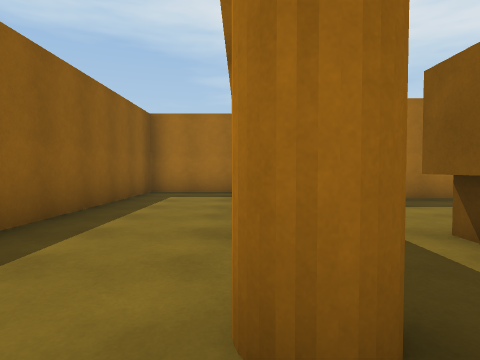
View 1 (above)

20 first-person views from a walk through a 3-D level made in the Unity game engine. The camera is 1.2 m above the floor, tilts 2° down and sees 75° across. The floor is counted in squares, 2 m on a side. Each view is taken from the middle of a square. On the plan, view 1 faces up. The plan holds only what a view shows up to about 9 squares ahead; the rest is blank. The player is left out. Some animated figures are left out.

View 2
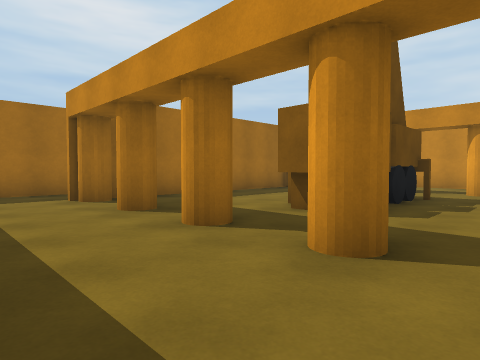

View 3
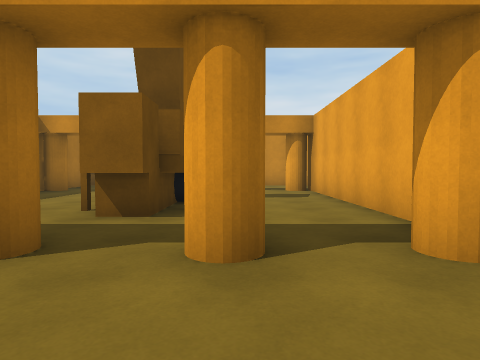

View 4
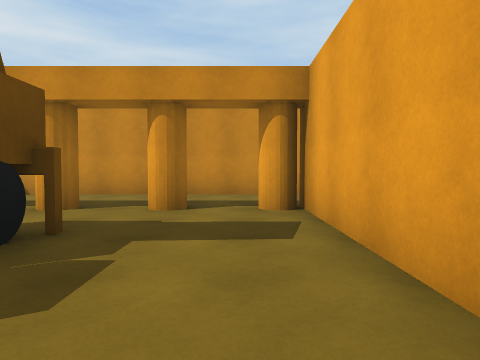

View 5
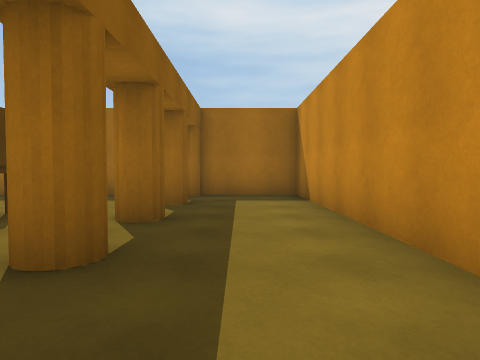

View 6
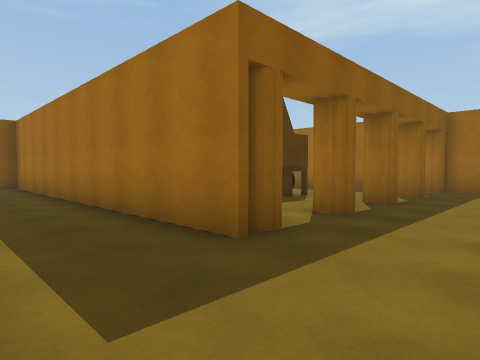

View 7
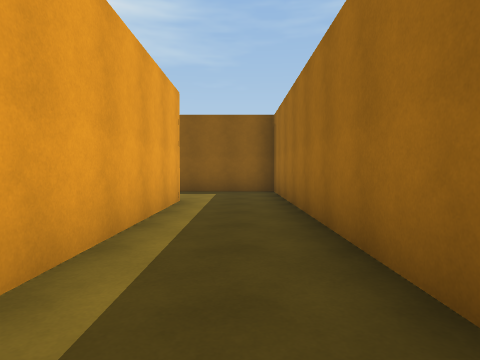

View 8
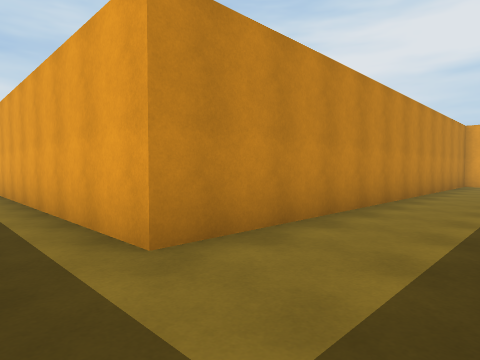

View 9
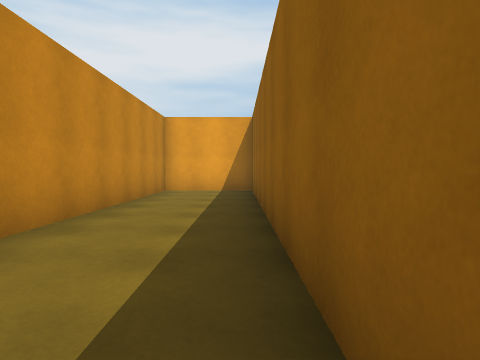

View 10
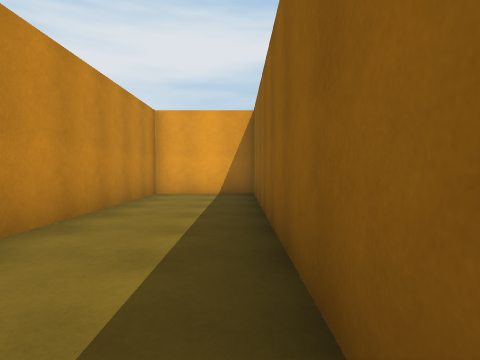

View 11
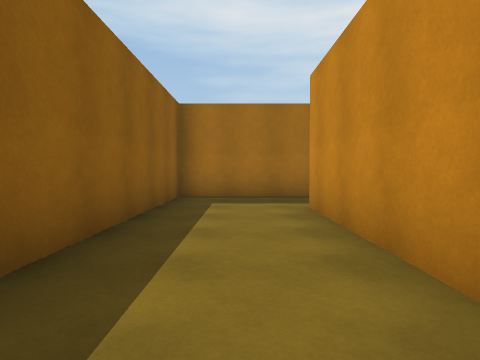

View 12
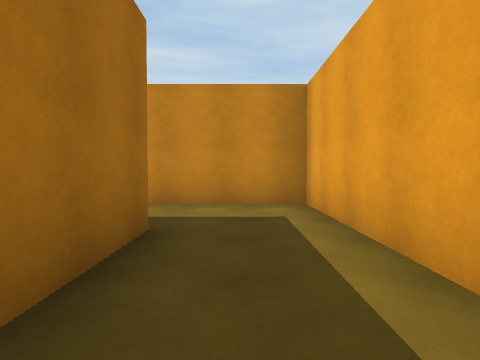

View 13
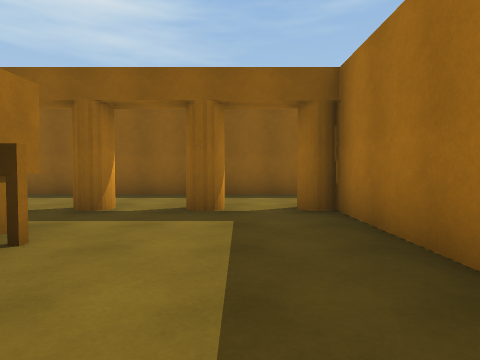

View 14
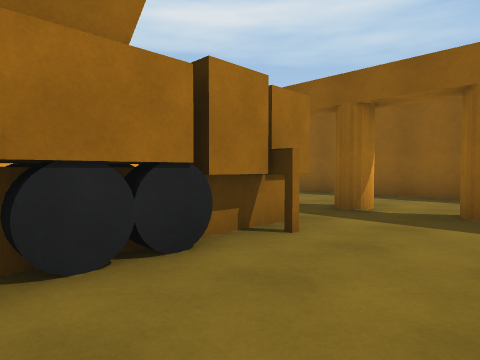

View 15
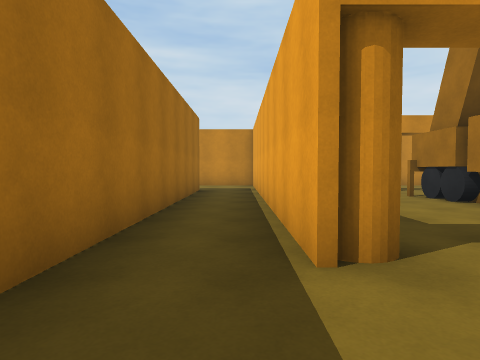

View 16
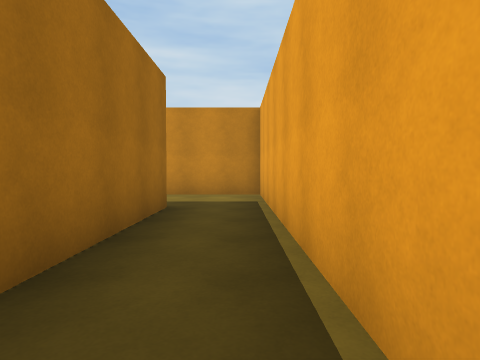

View 17
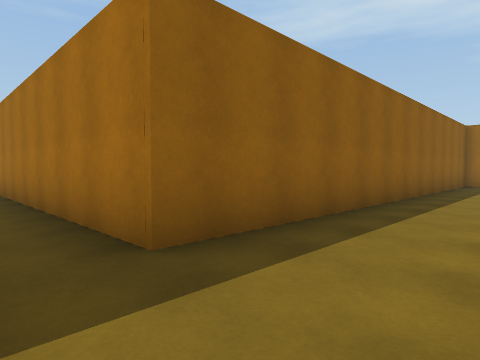

View 18
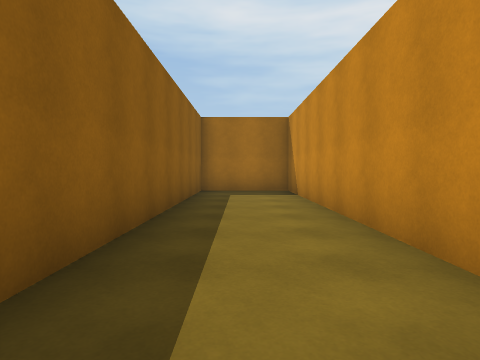

View 19
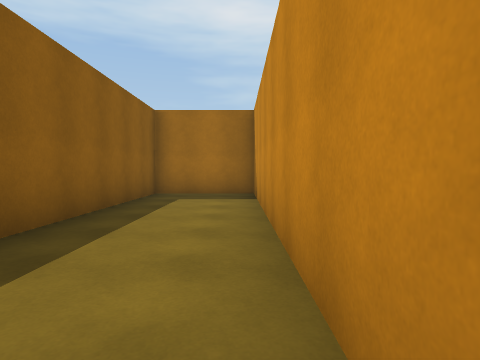

View 20
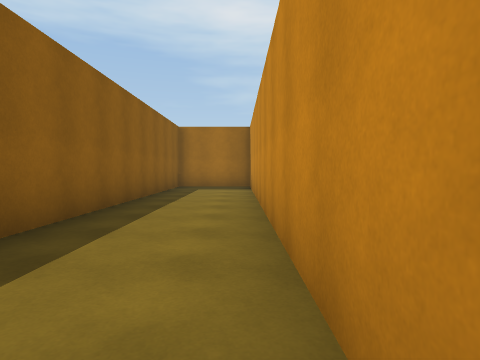

### Floor plan
Ten units are one square. View 1 is at (0, 0); x grows to the right and y downward. Boxes are objects, and circles mark ways between rooms. Rooms are numbered by the first view taken in them; rooms with no view inside come last. Other rooms are left out.
<svg viewBox="-29 -202 127 354">
<path fill="none" stroke="#000" d="M17 -21 17 -28M19 -21 19 -28M25 -19 25 -23M-23 -65 -23 10M14 -64 4 -64M35 -18 35 -21M36 -19 36 -31M51 -34 51 -21M51 -19 25 -19M35 -21 19 -21M26 -31 47 -31 47 -24M68 -64 14 -64M19 -28 33 -28M93 6 93 -64 70 -64M15 10 71 10M-23 10 -23 147 1 147 1 31 93 31 93 6M71 11 -24 11M-1 -65 93 -65 93 -197 69 -197 69 -82 -23 -82 -23 -65"/>
<circle cx="22" cy="-25" r="3" fill="#2a7"/>
<circle cx="-15" cy="-60" r="3" fill="#2a7"/>
<circle cx="85" cy="10" r="3" fill="#2a7"/>
<text x="-10" y="-30">1</text>
<text x="60" y="-30">2</text>
<text x="-10" y="50">3</text>
<text x="80" y="-110">4</text>
</svg>
Room 1 opens to room 2. Room 1 opens to room 4. Room 2 opens to room 3.

Where each view was taken, in squares from view 1:
view 1: 0 up, 0 right, facing up
view 2: 0 up, 2 left, facing up-right
view 3: 1 up, 2 left, facing right
view 4: 0 up, 2 right, facing right
view 5: 1 down, 8 right, facing up
view 6: 3 down, 9 right, facing up-left
view 7: 2 down, 6 right, facing left
view 8: 2 down, 2 left, facing down-right
view 9: 6 down, 2 left, facing down
view 10: 7 down, 2 left, facing down
view 11: 8 down, 1 left, facing up
view 12: 2 down, 4 right, facing right
view 13: 5 up, 5 right, facing left
view 14: 5 up, 5 right, facing down-left
view 15: 7 up, 2 left, facing right
view 16: 7 up, 2 right, facing right
view 17: 7 up, 9 right, facing up-left
view 18: 11 up, 8 right, facing up
view 19: 12 up, 9 right, facing up
view 20: 9 up, 9 right, facing up
